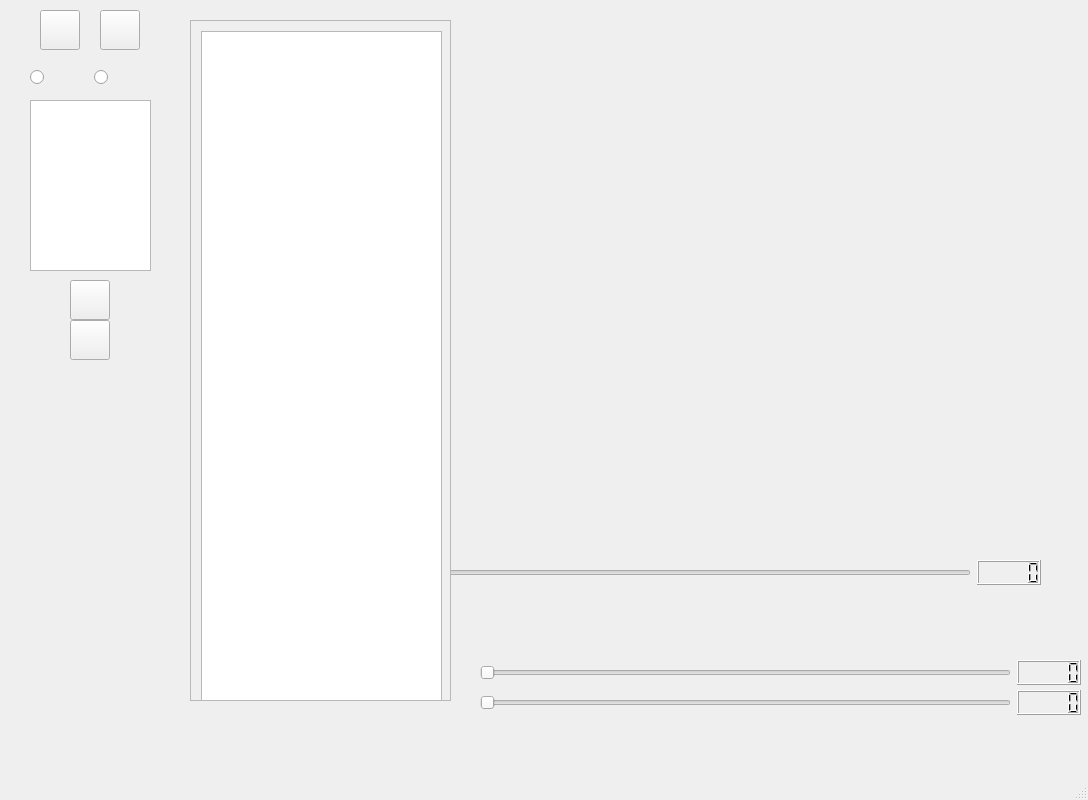
<?xml version="1.0" encoding="UTF-8"?>
<ui version="4.0">
 <class>MainWindow</class>
 <widget class="QMainWindow" name="MainWindow">
  <property name="geometry">
   <rect>
    <x>0</x>
    <y>0</y>
    <width>1088</width>
    <height>800</height>
   </rect>
  </property>
  <property name="windowTitle">
   <string>MainWindow</string>
  </property>
  <widget class="QWidget" name="centralwidget">
   <widget class="MatplotlibWidget" name="matplotlibwidget_static" native="true">
    <property name="geometry">
     <rect>
      <x>480</x>
      <y>30</y>
      <width>601</width>
      <height>631</height>
     </rect>
    </property>
   </widget>
   <widget class="MatplotlibWidget" name="matplotlibwidget_static_2" native="true">
    <property name="geometry">
     <rect>
      <x>270</x>
      <y>20</y>
      <width>781</width>
      <height>571</height>
     </rect>
    </property>
    <widget class="QWidget" name="">
     <property name="geometry">
      <rect>
       <x>10</x>
       <y>540</y>
       <width>761</width>
       <height>25</height>
      </rect>
     </property>
     <layout class="QHBoxLayout" name="horizontalLayout_4">
      <item>
       <widget class="QSlider" name="horizontalSliderSS">
        <property name="orientation">
         <enum>Qt::Horizontal</enum>
        </property>
       </widget>
      </item>
      <item>
       <widget class="QLCDNumber" name="lcdNumberSS"/>
      </item>
     </layout>
    </widget>
   </widget>
   <widget class="QPushButton" name="wyChooseFile">
    <property name="geometry">
     <rect>
      <x>40</x>
      <y>10</y>
      <width>40</width>
      <height>40</height>
     </rect>
    </property>
    <property name="text">
     <string/>
    </property>
    <property name="icon">
     <iconset>
      <normalon>:/pic/img/folder.png</normalon>
     </iconset>
    </property>
    <property name="iconSize">
     <size>
      <width>30</width>
      <height>30</height>
     </size>
    </property>
    <property name="autoDefault">
     <bool>false</bool>
    </property>
   </widget>
   <widget class="QPushButton" name="wyShowArchitecture">
    <property name="geometry">
     <rect>
      <x>100</x>
      <y>10</y>
      <width>40</width>
      <height>40</height>
     </rect>
    </property>
    <property name="text">
     <string/>
    </property>
    <property name="icon">
     <iconset resource="img.qrc">
      <normaloff>:/pic/img/biology.png</normaloff>:/pic/img/biology.png</iconset>
    </property>
    <property name="iconSize">
     <size>
      <width>30</width>
      <height>30</height>
     </size>
    </property>
   </widget>
   <widget class="QPushButton" name="wySubsetSelection">
    <property name="geometry">
     <rect>
      <x>70</x>
      <y>320</y>
      <width>40</width>
      <height>40</height>
     </rect>
    </property>
    <property name="text">
     <string/>
    </property>
    <property name="icon">
     <iconset>
      <normalon>:/pic/img/microscope.png</normalon>
     </iconset>
    </property>
    <property name="iconSize">
     <size>
      <width>30</width>
      <height>30</height>
     </size>
    </property>
   </widget>
   <widget class="QPushButton" name="wyPlot">
    <property name="geometry">
     <rect>
      <x>70</x>
      <y>280</y>
      <width>40</width>
      <height>40</height>
     </rect>
    </property>
    <property name="text">
     <string/>
    </property>
    <property name="icon">
     <iconset>
      <normalon>:/pic/img/brush.png</normalon>
     </iconset>
    </property>
    <property name="iconSize">
     <size>
      <width>30</width>
      <height>30</height>
     </size>
    </property>
   </widget>
   <widget class="QListView" name="listView">
    <property name="geometry">
     <rect>
      <x>30</x>
      <y>100</y>
      <width>121</width>
      <height>171</height>
     </rect>
    </property>
   </widget>
   <widget class="QWidget" name="layoutWidget">
    <property name="geometry">
     <rect>
      <x>30</x>
      <y>60</y>
      <width>122</width>
      <height>36</height>
     </rect>
    </property>
    <layout class="QHBoxLayout" name="horizontalLayout">
     <item>
      <widget class="QRadioButton" name="radioButton">
       <property name="text">
        <string/>
       </property>
       <property name="icon">
        <iconset>
         <normalon>:/pic/img/funnel.png</normalon>
        </iconset>
       </property>
       <property name="iconSize">
        <size>
         <width>30</width>
         <height>30</height>
        </size>
       </property>
      </widget>
     </item>
     <item>
      <widget class="QRadioButton" name="radioButton_2">
       <property name="text">
        <string/>
       </property>
       <property name="icon">
        <iconset>
         <normalon>:/pic/img/layers.png</normalon>
        </iconset>
       </property>
       <property name="iconSize">
        <size>
         <width>30</width>
         <height>30</height>
        </size>
       </property>
      </widget>
     </item>
    </layout>
   </widget>
   <widget class="QScrollArea" name="scrollArea">
    <property name="geometry">
     <rect>
      <x>190</x>
      <y>20</y>
      <width>261</width>
      <height>681</height>
     </rect>
    </property>
    <property name="widgetResizable">
     <bool>true</bool>
    </property>
    <widget class="QWidget" name="scrollAreaWidgetContents">
     <property name="geometry">
      <rect>
       <x>0</x>
       <y>0</y>
       <width>259</width>
       <height>679</height>
      </rect>
     </property>
     <widget class="QGraphicsView" name="graphicsView">
      <property name="geometry">
       <rect>
        <x>10</x>
        <y>10</y>
        <width>241</width>
        <height>671</height>
       </rect>
      </property>
     </widget>
    </widget>
   </widget>
   <widget class="QWidget" name="">
    <property name="geometry">
     <rect>
      <x>480</x>
      <y>660</y>
      <width>601</width>
      <height>25</height>
     </rect>
    </property>
    <layout class="QHBoxLayout" name="horizontalLayout_2">
     <item>
      <widget class="QSlider" name="horizontalSliderPatch">
       <property name="orientation">
        <enum>Qt::Horizontal</enum>
       </property>
      </widget>
     </item>
     <item>
      <widget class="QLCDNumber" name="lcdNumberPatch"/>
     </item>
    </layout>
   </widget>
   <widget class="QWidget" name="">
    <property name="geometry">
     <rect>
      <x>480</x>
      <y>690</y>
      <width>601</width>
      <height>25</height>
     </rect>
    </property>
    <layout class="QHBoxLayout" name="horizontalLayout_3">
     <item>
      <widget class="QSlider" name="horizontalSliderSlice">
       <property name="orientation">
        <enum>Qt::Horizontal</enum>
       </property>
      </widget>
     </item>
     <item>
      <widget class="QLCDNumber" name="lcdNumberSlice"/>
     </item>
    </layout>
   </widget>
  </widget>
  <widget class="QMenuBar" name="menubar">
   <property name="geometry">
    <rect>
     <x>0</x>
     <y>0</y>
     <width>1088</width>
     <height>23</height>
    </rect>
   </property>
  </widget>
  <widget class="QStatusBar" name="statusbar"/>
 </widget>
 <customwidgets>
  <customwidget>
   <class>MatplotlibWidget</class>
   <extends>QWidget</extends>
   <header location="global">matplotlibwidget.h</header>
   <container>1</container>
  </customwidget>
 </customwidgets>
 <resources>
  <include location="img.qrc"/>
 </resources>
 <connections/>
</ui>
